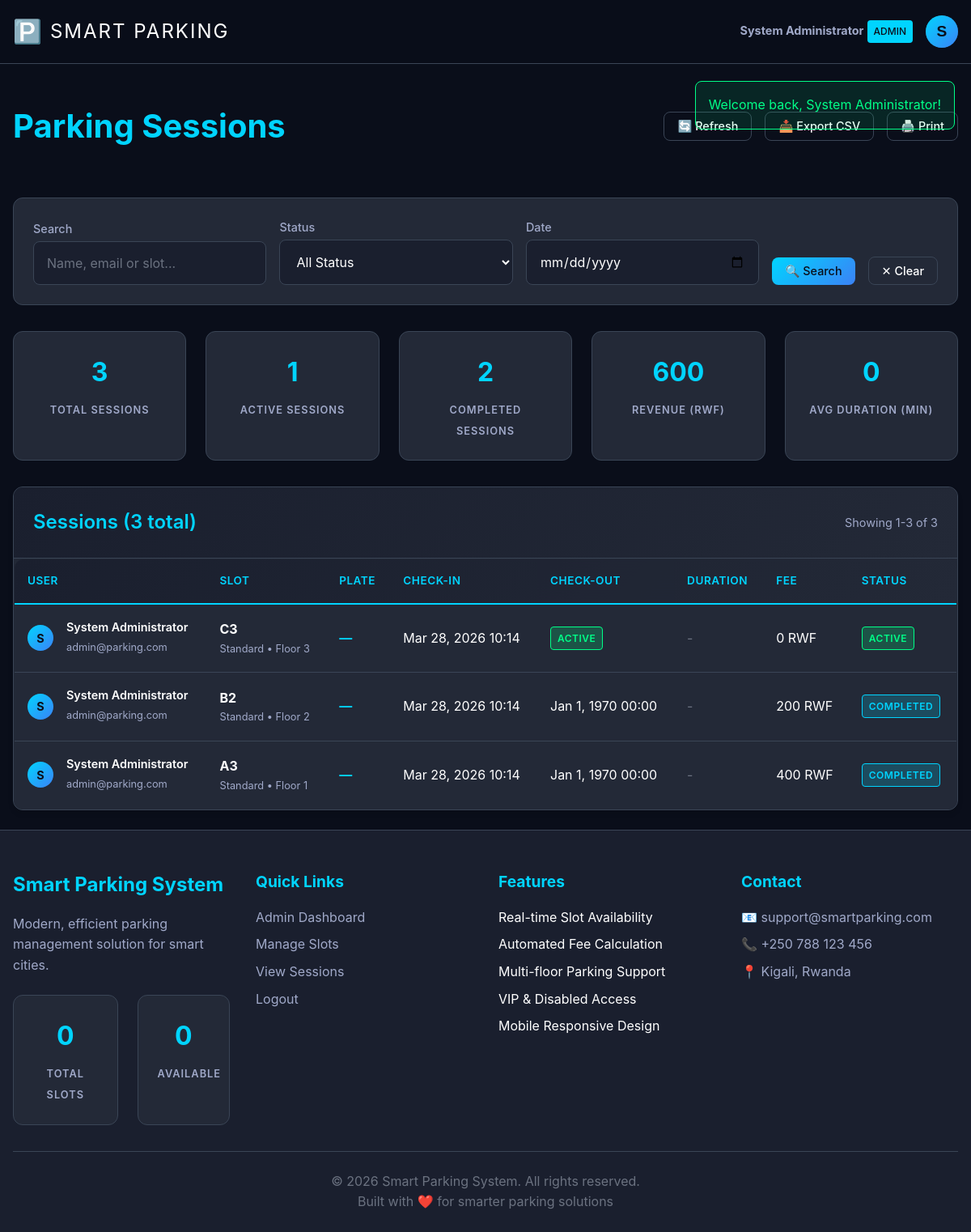
Screenshot of /admin/view-sessions.php (signed in) with the database file from the repository.
### tables this page shows
CREATE TABLE parking_sessions (
    id INT AUTO_INCREMENT PRIMARY KEY,
    user_id INT NOT NULL,
    slot_id INT NOT NULL,
    plate_number VARCHAR(20) NOT NULL DEFAULT '',
    checkin_time DATETIME NOT NULL DEFAULT CURRENT_TIMESTAMP,
    checkout_time DATETIME NULL,
    fee_amount DECIMAL(10, 2) NULL,
    status ENUM('active', 'completed') NOT NULL DEFAULT 'active',
    created_at TIMESTAMP DEFAULT CURRENT_TIMESTAMP,
    FOREIGN KEY (user_id) REFERENCES users(id) ON DELETE CASCADE,
    FOREIGN KEY (slot_id) REFERENCES parking_slots(id) ON DELETE CASCADE
);

CREATE TABLE users (
    id INT AUTO_INCREMENT PRIMARY KEY,
    full_name VARCHAR(100) NOT NULL,
    email VARCHAR(100) UNIQUE NOT NULL,
    password VARCHAR(255) NOT NULL,
    role ENUM('admin', 'client') NOT NULL DEFAULT 'client',
    is_active BOOLEAN DEFAULT TRUE,
    created_at TIMESTAMP DEFAULT CURRENT_TIMESTAMP
);

CREATE TABLE parking_slots (
    id INT AUTO_INCREMENT PRIMARY KEY,
    slot_code VARCHAR(10) UNIQUE NOT NULL,
    slot_type ENUM('standard', 'VIP', 'disabled') NOT NULL DEFAULT 'standard',
    status ENUM('available', 'occupied', 'maintenance') NOT NULL DEFAULT 'available',
    floor INT NOT NULL DEFAULT 1,
    created_at TIMESTAMP DEFAULT CURRENT_TIMESTAMP
);

### includes/auth.php (called while the page is built, shortened)
<?php
function sanitizeInput($input) {
    return htmlspecialchars(trim($input), ENT_QUOTES, 'UTF-8');
}
?>

### includes/db.php (called while the page is built, shortened)
<?php
class Database {
    private static $instance = null;
    private $conn;
    private function __construct() {
        $host = 'localhost';
        $dbname = 'parking_system';
        $username = 'root';
        $password = '';
        $charset = 'utf8mb4';
        $dsn = "mysql:host=$host;dbname=$dbname;charset=$charset";
        $options = [
            PDO::ATTR_ERRMODE            => PDO::ERRMODE_EXCEPTION,
            PDO::ATTR_DEFAULT_FETCH_MODE => PDO::FETCH_ASSOC,
            PDO::ATTR_EMULATE_PREPARES   => false,
        ];
        try {
            $this->conn = new PDO($dsn, $username, $password, $options);
        } catch (PDOException $e) {
            throw new PDOException($e->getMessage(), (int)$e->getCode());
        }
    }
    public static function getInstance() {
        if (self::$instance === null) {
            self::$instance = new self();
        }
        return self::$instance;
    }
    public function query($sql, $params = []) {
        try {
            $stmt = $this->conn->prepare($sql);
            $stmt->execute($params);
            return $stmt;
        } catch (PDOException $e) {
            throw new Exception("Query failed: " . $e->getMessage());
        }
    }
    public function fetch($sql, $params = []) {
        $stmt = $this->query($sql, $params);
        return $stmt->fetch();
    }
    public function fetchAll($sql, $params = []) {
        $stmt = $this->query($sql, $params);
        return $stmt->fetchAll();
    }
}
function getDB() {
    return Database::getInstance();
}
?>

### admin/view-sessions.php (the view, shortened to what this page needs)
<?php
require_once '../includes/auth.php';
require_once '../includes/db.php';
$db = getDB();
$limit = 20;
$page = max(1, intval($_GET['page'] ?? 1));
$offset = ($page - 1) * $limit;
$dateFilter   = sanitizeInput($_GET['date'] ?? '');
$searchFilter = sanitizeInput($_GET['search'] ?? '');
$whereClause = '';
$params = [];
try {
    $sessions = $db->fetchAll("
        SELECT ps.*,
               s.slot_code, s.slot_type, s.floor,
               u.full_name, u.email,
               CASE
                   WHEN ps.status = 'active' THEN NULL
                   ELSE TIMESTAMPDIFF(MINUTE, ps.checkin_time, ps.checkout_time)
               END as duration_minutes
        FROM parking_sessions ps
        JOIN parking_slots s ON ps.slot_id = s.id
        JOIN users u ON ps.user_id = u.id
        {$whereClause}
        ORDER BY ps.checkin_time DESC
        LIMIT {$limit} OFFSET {$offset}
    ", $params);
    $countSql = "SELECT COUNT(*) as total FROM parking_sessions ps {$whereClause}";
    $totalResult = $db->fetch($countSql, $params);
    $totalSessions = $totalResult['total'];
    $statsSql = "
        SELECT
            COUNT(*) as total_sessions,
            SUM(CASE WHEN ps.status = 'active' THEN 1 ELSE 0 END) as active_sessions,
            SUM(CASE WHEN ps.status = 'completed' THEN 1 ELSE 0 END) as completed_sessions,
            COALESCE(SUM(ps.fee_amount), 0) as total_revenue,
            AVG(TIMESTAMPDIFF(MINUTE, ps.checkin_time, ps.checkout_time)) as avg_duration
        FROM parking_sessions ps
        {$whereClause}
    ";
    $stats = $db->fetch($statsSql, $params);
    $stats['avg_duration'] = $stats['avg_duration'] ?? 0;
} catch (Exception $e) {
    error_log("Error fetching sessions: " . $e->getMessage());
    $sessions = [];
    $totalSessions = 0;
    $stats = array_fill_keys(['total_sessions', 'active_sessions', 'completed_sessions', 'total_revenue', 'avg_duration'], 0);
}
?>
<?php include '../includes/header.php'; ?>
<div class="main-content">
    <div class="container">
        <div class="page-header">
            <h1 class="page-title">Parking Sessions</h1>
            <div class="header-actions">
                <button class="btn btn-outline" onclick="location.reload()">🔄 Refresh</button>
                <button class="btn btn-outline" onclick="exportSessions()">📥 Export CSV</button>
                <button class="btn btn-outline" onclick="window.print()">🖨️ Print</button>
            </div>
        </div>
        <div class="filters-section">
            <form method="GET" class="filters-form">
                <div class="filter-group">
                    <label class="filter-label">Search</label>
                    <input type="text" name="search" class="form-input" placeholder="Name, email or slot..."
                        value="<?php echo htmlspecialchars($searchFilter); ?>">
                </div>
                <div class="filter-group">
                    <label for="status" class="filter-label">Status</label>
                    <select id="status" name="status" class="form-input" onchange="this.form.submit()">
                        <option value="all">All Status</option>
                    </select>
                </div>
                <div class="filter-group">
                    <label for="date" class="filter-label">Date</label>
                    <input type="date" id="date" name="date" class="form-input"
                        value="<?php echo htmlspecialchars($dateFilter); ?>" onchange="this.form.submit()">
                </div>
                <button type="submit" class="btn btn-primary">🔍 Search</button>
                <button type="button" class="btn btn-outline" onclick="clearFilters()">✕ Clear</button>
            </form>
        </div>
        <div class="session-stats">
            <div class="stat-item">
                <span class="stat-number"><?php echo number_format($stats['total_sessions']); ?></span>
                <span class="stat-label">Total Sessions</span>
            </div>
            <div class="stat-item">
                <span class="stat-number"><?php echo number_format($stats['active_sessions']); ?></span>
                <span class="stat-label">Active Sessions</span>
            </div>
            <div class="stat-item">
                <span class="stat-number"><?php echo number_format($stats['completed_sessions']); ?></span>
                <span class="stat-label">Completed Sessions</span>
            </div>
            <div class="stat-item">
                <span class="stat-number"><?php echo number_format($stats['total_revenue'], 0); ?></span>
                <span class="stat-label">Revenue (RWF)</span>
            </div>
            <div class="stat-item">
                <span class="stat-number"><?php echo round($stats['avg_duration']); ?></span>
                <span class="stat-label">Avg Duration (min)</span>
            </div>
        </div>
        <div class="sessions-table-container data-table-container">
            <div class="table-header">
                <h2>Sessions (<?php echo number_format($totalSessions); ?> total)</h2>
                <div class="table-info">
                    Showing <?php echo ($offset + 1); ?>-<?php echo min($offset + $limit, $totalSessions); ?> of <?php echo number_format($totalSessions); ?>
                </div>
            </div>
            <table class="data-table">
                <thead>
                    <tr>
                        <th>User</th>
                        <th>Slot</th>
                        <th>Plate</th>
                        <th>Check-in</th>
                        <th>Check-out</th>
                        <th>Duration</th>
                        <th>Fee</th>
                        <th>Status</th>
                    </tr>
                </thead>
                <tbody>
                    <?php if (empty($sessions)): ?>
                        <tr>
                            <td colspan="7" class="text-center text-muted">No sessions found</td>
                        </tr>
                    <?php else: ?>
                        <?php foreach ($sessions as $session): ?>
                            <tr>
                                <td>
                                    <div class="user-info">
                                        <div class="user-avatar" style="width: 32px; height: 32px; font-size: 0.9rem;">
                                            <?php echo strtoupper(substr($session['full_name'], 0, 1)); ?>
                                        </div>
                                        <div class="user-details">
                                            <div class="user-name" style="font-size: 0.9rem;">
                                                <?php echo htmlspecialchars($session['full_name']); ?>
                                            </div>
                                            <div class="user-email" style="font-size: 0.8rem;">
                                                <?php echo htmlspecialchars($session['email']); ?>
                                            </div>
                                        </div>
                                    </div>
                                </td>
                                <td>
                                    <div class="slot-info">
                                        <div class="slot-code"><?php echo htmlspecialchars($session['slot_code']); ?></div>
                                        <div class="slot-details">
                                            <?php echo ucfirst(htmlspecialchars($session['slot_type'])); ?> • Floor <?php echo $session['floor']; ?>
                                        </div>
                                    </div>
                                </td>
                                <td>
                                    <strong style="color:var(--accent-cyan);letter-spacing:1px">
                                        <?php echo htmlspecialchars($session['plate_number'] ?: '—'); ?>
                                    </strong>
                                </td>
                                <td>
                                    <?php echo date('M j, Y H:i', strtotime($session['checkin_time'])); ?>
                                </td>
                                <td>
                                    <?php if ($session['status'] === 'active'): ?>
                                        <span class="status-badge active">Active</span>
                                    <?php else: ?>
                                        <?php echo date('M j, Y H:i', strtotime($session['checkout_time'])); ?>
                                    <?php endif; ?>
                                </td>
                                <td>
                                    <?php if ($session['duration_minutes']): ?>
                                        <?php echo formatDuration($session['duration_minutes']); ?>
                                    <?php else: ?>
                                        <span class="text-muted">-</span>
                                    <?php endif; ?>
                                </td>
                                <td>
                                    <?php echo number_format($session['fee_amount'], 0); ?> RWF
                                </td>
                                <td>
                                    <span class="status-badge <?php echo $session['status']; ?>">
                                        <?php echo ucfirst(htmlspecialchars($session['status'])); ?>
                                    </span>
                                </td>
                            </tr>
                        <?php endforeach; ?>
                    <?php endif; ?>
                </tbody>
            </table>
        </div>
    </div>
</div>
<?php include '../includes/footer.php'; ?>

### rows the page displays
parking_sessions: user.full_name "S", user.full_name "System Administrator", user.email "admin@parking.com", slot.slot_code "C3", slot.slot_type "Standard", slot.floor "3", plate_number "—", checkin_time "Mar 28, 2026 10:14", shows "ACTIVE", fee_amount "0", status "ACTIVE"
parking_sessions: user.full_name "S", user.full_name "System Administrator", user.email "admin@parking.com", slot.slot_code "B2", slot.slot_type "Standard", slot.floor "2", plate_number "—", checkin_time "Mar 28, 2026 10:14", checkout_time "Jan 1, 1970 00:00", fee_amount "200", status "COMPLETED"
parking_sessions: user.full_name "S", user.full_name "System Administrator", user.email "admin@parking.com", slot.slot_code "A3", slot.slot_type "Standard", slot.floor "1", plate_number "—", checkin_time "Mar 28, 2026 10:14", checkout_time "Jan 1, 1970 00:00", fee_amount "400", status "COMPLETED"

### other values shown
$_SESSION['user_name'] "System Administrator"
substr($_SESSION['user_name'], 0, 1) "S"
$message "Welcome back, System Administrator!"
$stats['total_sessions'] "3"
$stats['active_sessions'] "1"
$stats['completed_sessions'] "2"
$stats['total_revenue'] "600"
$stats['avg_duration'] "0"
$totalSessions "3"
$offset + 1 "1"
min($offset + $limit, $totalSessions) "3"
